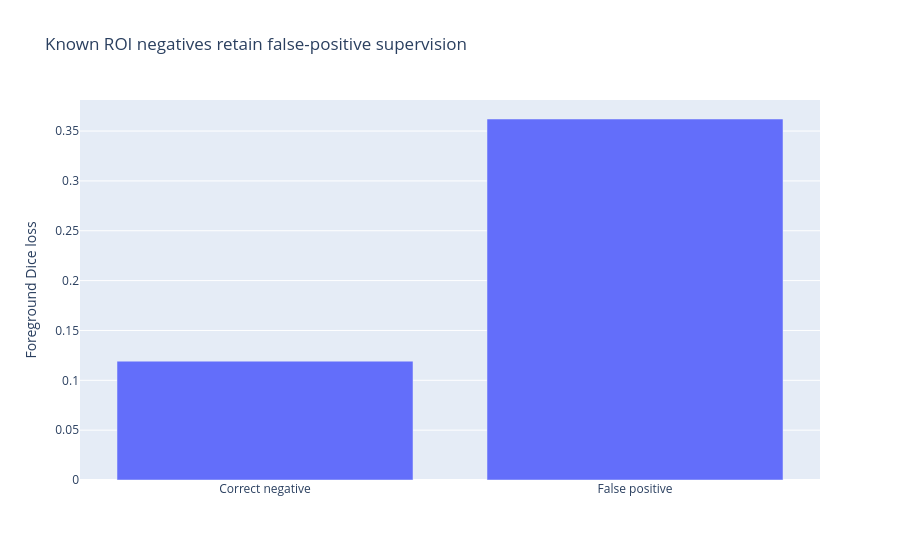

Source (notebook cell):
### Markdown cell above
## False positives outside an annotated ROI

The second voxel is zero in the mask, but remains a known negative for the fully annotated ROI. Increase its foreground prediction while keeping the positive voxel unchanged. Dice must penalize that false positive, while foreground-only CE remains unchanged.

### Code cell
negative_target = tf.constant([[[[[0., 1., -1.], [1., 0., -1.]]]]])
clean_logits = np.array([[[[[0., 2., 100.], [2., 0., 100.]]]]], dtype=np.float32)
false_positive_logits = np.array([[[[[0., 2., 100.], [0., 2., 100.]]]]], dtype=np.float32)

clean_dice = float(dice_only(negative_target, clean_logits).numpy())
false_logits = tf.Variable(false_positive_logits)
with tf.GradientTape() as tape:
    false_dice_value = dice_only(negative_target, false_logits)
false_gradient = tape.gradient(false_dice_value, false_logits).numpy()
false_dice = float(false_dice_value.numpy())
clean_ce = float(ce_only(negative_target, clean_logits).numpy())
false_ce = float(ce_only(negative_target, false_positive_logits).numpy())

assert false_dice > clean_dice
assert false_gradient[0, 0, 0, 1, 1] > 0
assert false_gradient[0, 0, 0, 1, 0] < 0
np.testing.assert_array_equal(false_gradient[..., 2], 0)
np.testing.assert_allclose(false_ce, clean_ce)

negative_comparison = pd.DataFrame({
    "Prediction": ["Correct negative", "False positive"],
    "Foreground Dice loss": [clean_dice, false_dice],
    "Foreground CE": [clean_ce, false_ce],
})
display(negative_comparison)
negative_figure = go.Figure()
negative_figure.add_bar(x=negative_comparison["Prediction"], y=negative_comparison["Foreground Dice loss"], name="Dice loss")
negative_figure.update_layout(title="Known ROI negatives retain false-positive supervision", yaxis_title="Foreground Dice loss")
negative_figure.show(renderer=renderer)
print("PASS: Dice pushes the false-positive ROI logit down and the background competitor up; unavailable logits remain isolated.")

### Figure 1 — Plotly figure (JSON) as saved in the notebook; plotly's stock layout.template omitted (floating-point values rounded to 4 significant figures)
{"data": [{"name": "Dice loss", "type": "bar", "x": ["Correct negative", "False positive"], "y": [0.1192, 0.3621]}], "layout": {"title": {"text": "Known ROI negatives retain false-positive supervision"}, "yaxis": {"title": {"text": "Foreground Dice loss"}}}}
